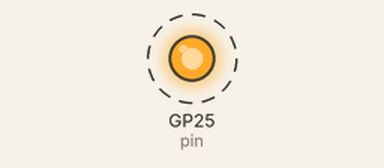
This program was run on a simulated Raspberry Pi Pico running MicroPython. Parts: output pins drawn as LEDs (lit = HIGH). Dashed ring = blinking. What the program prints to the serial console is not drawn.

Above: at 0.5 s.
Timing chart, 0 to 4.6 s (numbered marks = the images above):
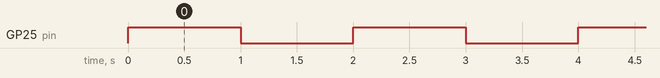

The program:

_old.py
```python
from machine import Pin
from utime import sleep

pin = Pin("LED", Pin.OUT)

print("LED starts flashing...")


while True:
    try:
        pin.toggle()
        sleep(1) # sleep 1sec
    except KeyboardInterrupt:
        break
pin.off()
print("Finished.")

# from machine import Pin
# from utime import sleep

# # Pin 16と17を出力モードで設定
# pin = Pin("LED", Pin.OUT)

# pin16 = Pin(16, Pin.OUT)
# pin17 = Pin(17, Pin.OUT)

# print("LED starts flashing...")

# while True:
#     try:
#         # Pin 16をON、Pin 17をOFF
#         pin16.on()
#         pin17.on()
#         pin.on()

#         sleep(5)

#         pin16.off()
#         pin17.off()
#         pin.off()
#         sleep(3)
#     except KeyboardInterrupt:
#         break

# print("Finished.")
```

Measured:
- by itself, GP25 (pin): alternates HIGH for 1.0 s and LOW for 1.0 s
